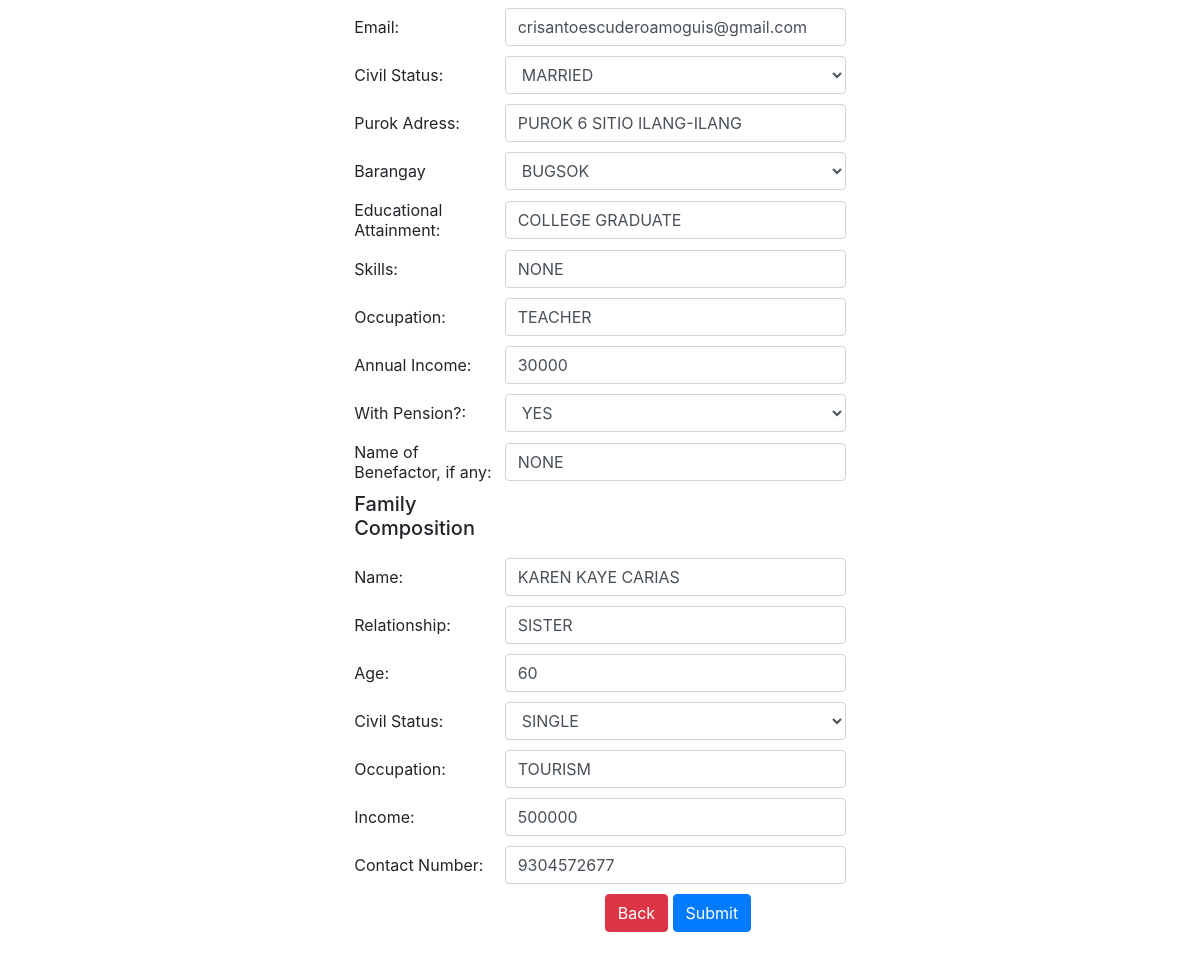
Before: /admin/barangay-list-edit.php?id=27 (lower part) with the older database file.
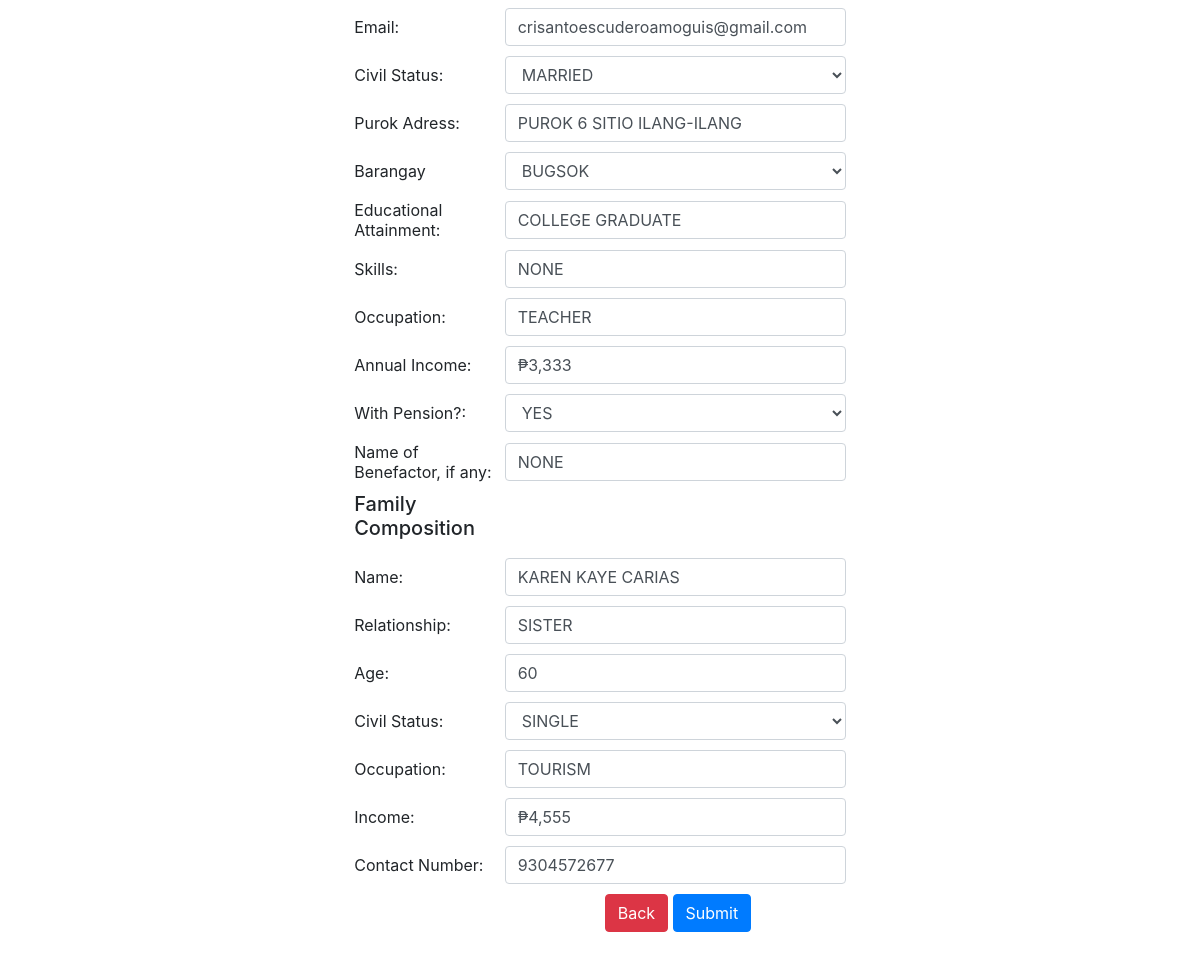
After: the same page with the newer database file.
### tables this page shows
CREATE TABLE `tblsenior` (
  `ID` int(10) NOT NULL,
  `StuID` varchar(200) DEFAULT NULL,
  `SurName` varchar(200) DEFAULT NULL,
  `MiddleName` varchar(200) DEFAULT NULL,
  `FirstName` varchar(200) DEFAULT NULL,
  `NickName` varchar(250) NOT NULL,
  `DOB` date DEFAULT NULL,
  `Age` bigint(11) DEFAULT NULL,
  `Gender` varchar(50) DEFAULT NULL,
  `Religion` varchar(200) DEFAULT NULL,
  `PoB` varchar(500) DEFAULT NULL,
  `ContactNumber` bigint(11) DEFAULT NULL,
  `CitiEmail` varchar(200) DEFAULT NULL,
  `CivilStatus` varchar(200) DEFAULT NULL,
  `PuAddress` varchar(200) DEFAULT NULL,
  `Barangay` varchar(200) DEFAULT NULL,
  `EduAt` varchar(200) DEFAULT NULL,
  `Skills` varchar(200) DEFAULT NULL,
  `Occupation` varchar(200) DEFAULT NULL,
  `AnIncome` varchar(50) DEFAULT NULL,
  `NoB` varchar(200) DEFAULT NULL,
  `FcName` mediumtext DEFAULT NULL,
  `Relationship` mediumtext DEFAULT NULL,
  `FcAge` bigint(11) DEFAULT NULL,
  `FcCiviStatus` varchar(200) DEFAULT NULL,
  `FcIncome` varchar(50) DEFAULT NULL,
  `Fcoccupation` varchar(200) DEFAULT NULL,
  `AltenateNumber` bigint(11) DEFAULT NULL,
  `UserName` varchar(200) DEFAULT NULL,
  `Password` varchar(200) DEFAULT NULL,
  `Image` varchar(200) DEFAULT NULL,
  `DateofAdmission` timestamp NULL DEFAULT current_timestamp(),
  `Pension` varchar(50) DEFAULT NULL,
  `CheckBox` varchar(250) NOT NULL,
  `ControlNo` varchar(50) DEFAULT NULL
);

### admin/barangay-list-edit.php (the view, shortened to what the changed rows need)
<?php
require 'connect.php';
?>
<html>
	<head>
		<link rel="stylesheet" href="css/bootstrap.min.css">
		<link rel="stylesheet" type="text/css" href="https://stackpath.bootstrapcdn.com/font-awesome/4.7.0/css/font-awesome.min.css">
	</head>
	<body>
		<table width="70%" cellpadding="2" cellspacing="2" align="center" style="margin-top:20px;">
			<tr>
				<td>
					<?php
					$stmt = $mysqli->prepare("SELECT `StuID`, `SurName`, `FirstName`, `MiddleName`, `DOB`, `Age`, `Gender`, `Religion`, `PoB`, `ContactNumber`, `CitiEmail`, `CivilStatus`, `PuAddress`, `Barangay`, `EduAt`, `Skills`, `Occupation`, `AnIncome`, `NoB`, `FcName`, `Relationship`, `FcAge`, `FcCiviStatus`, `Fcoccupation`, `FcIncome`, `AltenateNumber`, `Pension`, `Image` FROM `tblsenior` WHERE `id` = ?");
					$stmt->bind_param("i", $_GET['id']);
					$stmt->execute();
					$stmt->store_result();
					if( $stmt->num_rows == 1 ) {
						$stmt->bind_result($stuid, $stuname, $fname, $mname, $dob, $age, $gender, $religion, $pob, $connum, $stuemail, $cstatus, $paddress, $barangay, $eduat, $skills, $occu, $anincome, $nob, $fcname, $fcrelationship, $fcage, $fcstatus, $fcoccu, $fcincome, $altconnum, $pension, $image);
					?>
<form class="forms-sample" method="post" enctype="multipart/form-data">
    <table width="60%" cellpadding="5" cellspacing="5" align="center">
						<tr>
						<td style="width:30%">Email:</td>
							<td><input type="text" name="stuemail" value="<?=$stuemail?>" class="form-control" placeholder="Enter your Email" required='true'></td>
						</tr>
						<tr>
						<td style="width:30%">Civil Status:</td>
							<td><select style="text-transform: uppercase" name="cstatus" value="" class="form-control" required='true'>
                          <option value="<?=$cstatus?>"><?=$cstatus?></option>
                        </select></td>
						</tr>
						<tr>
						<td style="width:30%">Purok Adress:</td>
							<td> <input style="text-transform: uppercase" type="text" name="paddress" value="<?=$paddress?>" class="form-control" placeholder="Enter your Purok Address" required='true'></td>
						</tr>
						<tr>
							<td style="width:30%">Barangay</td>
							<td><select style="text-transform: uppercase"  name="barangay" value="<?=$barangay?>" class="form-control" required='true'>
                        <option value="<?=$barangay?>"><?=$barangay?></option>
                        </select></td>
						</tr>
						<tr>
						<td style="width:30%">Educational Attainment:</td>
							<td><input pattern="[^\d]*" style="text-transform: uppercase" type="text" name="eduat" value="<?=$eduat?>" class="form-control" placeholder="Enter your Educational Attainment" required='true'></td>
						</tr>
						<tr>
						<td style="width:30%">Skills:</td>
							<td> <input style="text-transform: uppercase" type="text" name="skills" value="<?=$skills?>" class="form-control" placeholder="Enter your Skills" required='true'></td>
						</tr>
						<tr>
						<td style="width:30%">Occupation:</td>
							<td><input pattern="[^\d]*" style="text-transform: uppercase" type="text" name="occu" value="<?=$occu?>" class="form-control" required='true'></td>
						</tr>
						<tr>
						<td style="width:30%">Annual Income:</td>
						<td><input id="anincome" type="text" name="anincome" value="<?=$anincome?>" class="form-control" placeholder="Enter your Annual Income" required='true' maxlength="20"></td>
						</tr>
						<tr>
						<td style="width:30%">With Pension?:</td>
							<td><select style="text-transform: uppercase" name="pension" value="" class="form-control" required='true'>
                          <option value="<?=$pension?>"><?=$pension?></option>
                        </select></td>
						</tr>
						<tr>
						<td style="width:30%">Name of Benefactor, if any:</td>
							<td> <input pattern="[^\d]*" style="text-transform: uppercase" type="text" name="nob" value="<?=$nob?>" class="form-control" placeholder="Enter the name of your benefactor" required='true'></td>
						</tr>
						<div>
							<td style="font-weight: bold;"><h5>Family Composition</h5></td>
							</div>
					<tr>
					  <td style="width:30%">Name:</td>
							<td><input pattern="[^\d]*" style="text-transform: uppercase" type="text" name="fcname" value="<?=$fcname?>" class="form-control" placeholder="Enter Name of Benefactor" required='true'></td>
						</tr>
						<tr>
						<td style="width:30%">Relationship:</td>
							<td> <input pattern="[^\d]*" style="text-transform: uppercase" type="text" name="fcrelationship" value="<?=$fcrelationship?>" class="form-control" placeholder="Enter your Relationship" required='true'></td>
						</tr>
						<tr>
						<td style="width:30%">Age:</td>
							<td><input type="text" name="fcage" value="<?=$fcage?>" class="form-control" placeholder="Enter Age" required='true' maxlength="10" pattern="[0-9]+"></td>
						</tr>
						<tr>
						<td style="width:30%">Civil Status:</td>
							<td> <select style="text-transform: uppercase" name="fcstatus" value="" class="form-control" required='true'>
                          <option value="<?=$fcstatus?>"><?=$fcstatus?></option>
                        </select></td>
						</tr>
						<tr>
					  <td style="width:30%">Occupation:</td>
							<td><input pattern="[^\d]*" style="text-transform: uppercase" type="text" name="fcoccu" value="<?=$fcoccu?>" class="form-control" placeholder="Enter Occupation" required='true'></td>
						</tr>
						<tr>
						<td style="width:30%">Income:</td>
						<td><input  id="anincome2" type="text" name="fcincome" value="<?=$fcincome?>" class="form-control" placeholder="Enter Income" required='true' maxlength="20"></td>
						</tr>
						<tr>
						<td style="width:30%">Contact Number:</td>
							<td> <input type="text" name="altconnum" value="<?=$altconnum?>" class="form-control" placeholder="Enter Contact Number" required='true' maxlength="11" pattern="[0-9]+"></td>
						</tr>
						<tr>
							<td></td>
							<td>
							<a href="barangaylist.php" class="btn btn-danger">Back</a>
							<button type="submit" name="btnSubmit" class="btn btn-primary">Submit</button>
							</td>
						</tr>
						</table>
					</form>
					<?php } else {
						echo "Invalid employee";
					} ?>
				</td>
			</tr>
		</table>
		<body>
</body>
	</body>
</html>

Changed rows visible on the page:
changed tblsenior "crisantoescuderoamoguis@gmail.com": anincome "30000" → "₱3,333"; fcincome "500000" → "₱4,555"
